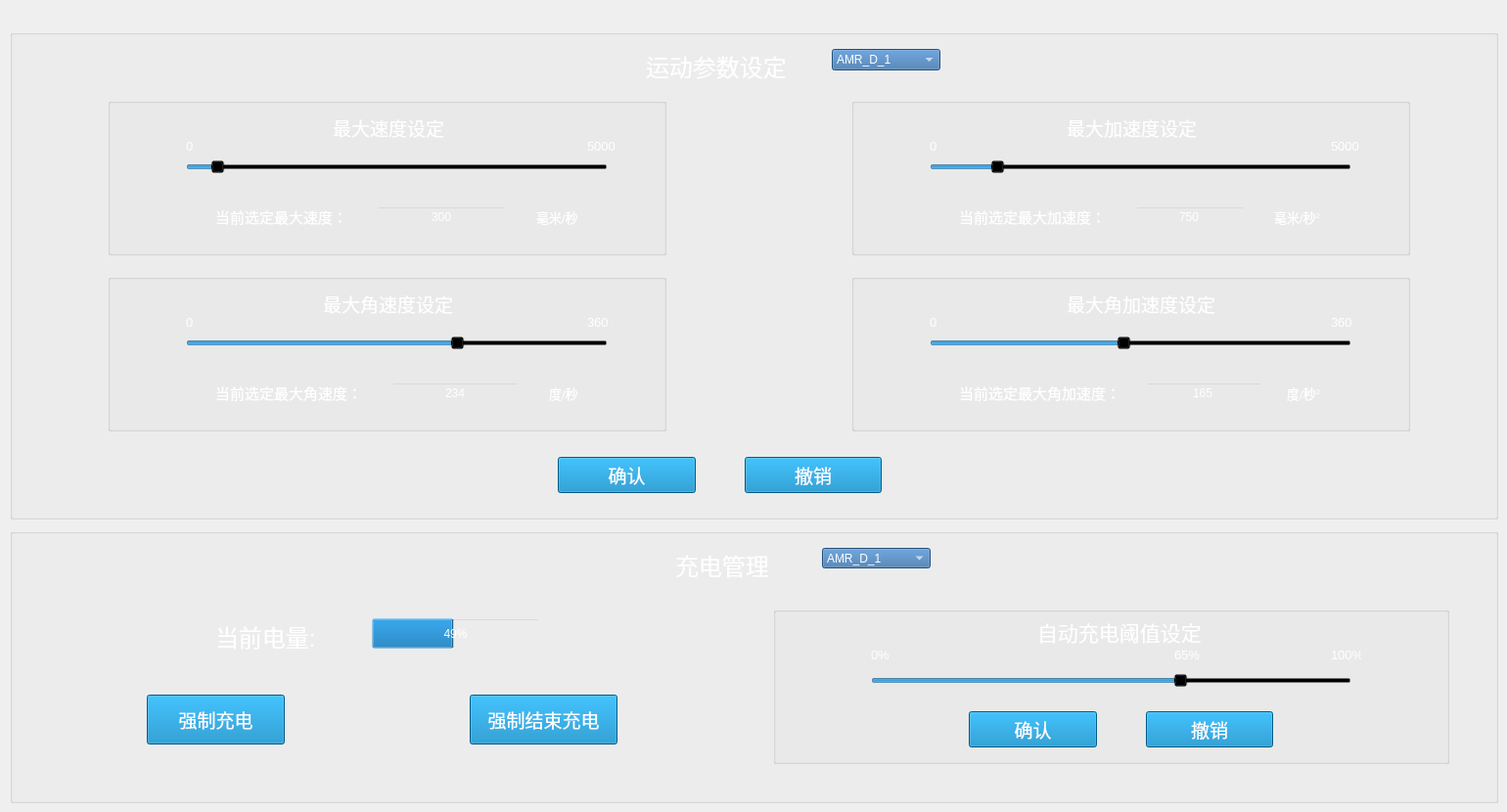
          <widget class="QWidget" name="tab_6">
           <attribute name="title">
            <string>运动参数设定</string>
           </attribute>
           <widget class="QGroupBox" name="groupBox_40">
            <property name="geometry">
             <rect>
              <x>10</x>
              <y>30</y>
              <width>1521</width>
              <height>501</height>
             </rect>
            </property>
            <property name="styleSheet">
             <string notr="true">background-color: transparent;</string>
            </property>
            <property name="title">
             <string/>
            </property>
            <widget class="QComboBox" name="comboBox_12">
             <property name="geometry">
              <rect>
               <x>840</x>
               <y>20</y>
               <width>111</width>
               <height>22</height>
              </rect>
             </property>
             <property name="styleSheet">
              <string notr="true">background-color: rgb(55, 111, 167);
color: rgb(255, 255, 255);</string>
             </property>
             <item>
              <property name="text">
               <string>AMR_D_1</string>
              </property>
             </item>
             <item>
              <property name="text">
               <string>AMR_D_2</string>
              </property>
             </item>
             <item>
              <property name="text">
               <string>AMR_S_1</string>
              </property>
             </item>
             <item>
              <property name="text">
               <string>AMR_S_2</string>
              </property>
             </item>
            </widget>
            <widget class="QLabel" name="label_246">
             <property name="geometry">
              <rect>
               <x>650</x>
               <y>20</y>
               <width>151</width>
               <height>31</height>
              </rect>
             </property>
             <property name="text">
              <string>&lt;html&gt;&lt;head/&gt;&lt;body&gt;&lt;p&gt;&lt;span style=&quot; font-size:18pt; color:#ffffff;&quot;&gt;运动参数设定&lt;/span&gt;&lt;/p&gt;&lt;/body&gt;&lt;/html&gt;</string>
             </property>
            </widget>
            <widget class="QGroupBox" name="groupBox_2">
             <property name="geometry">
              <rect>
               <x>100</x>
               <y>70</y>
               <width>571</width>
               <height>161</height>
              </rect>
             </property>
             <property name="title">
              <string/>
             </property>
             <widget class="QLabel" name="label_254">
              <property name="geometry">
               <rect>
                <x>230</x>
                <y>15</y>
                <width>121</width>
                <height>31</height>
               </rect>
              </property>
              <property name="text">
               <string>&lt;html&gt;&lt;head/&gt;&lt;body&gt;&lt;p&gt;&lt;span style=&quot; font-size:14pt; color:#ffffff;&quot;&gt;最大速度设定&lt;/span&gt;&lt;/p&gt;&lt;/body&gt;&lt;/html&gt;</string>
              </property>
             </widget>
             <widget class="QSlider" name="maxVelocity">
              <property name="geometry">
               <rect>
                <x>80</x>
                <y>55</y>
                <width>431</width>
                <height>31</height>
               </rect>
              </property>
              <property name="maximum">
               <number>5000</number>
              </property>
              <property name="value">
               <number>300</number>
              </property>
              <property name="orientation">
               <enum>Qt::Horizontal</enum>
              </property>
              <property name="tickPosition">
               <enum>QSlider::NoTicks</enum>
              </property>
             </widget>
             <widget class="QLabel" name="label_313">
              <property name="geometry">
               <rect>
                <x>80</x>
                <y>40</y>
                <width>31</width>
                <height>20</height>
               </rect>
              </property>
              <property name="text">
               <string>&lt;html&gt;&lt;head/&gt;&lt;body&gt;&lt;p&gt;&lt;span style=&quot; font-size:10pt; color:#ffffff;&quot;&gt;0&lt;/span&gt;&lt;/p&gt;&lt;/body&gt;&lt;/html&gt;</string>
              </property>
             </widget>
             <widget class="QLabel" name="label_314">
              <property name="geometry">
               <rect>
                <x>490</x>
                <y>40</y>
                <width>31</width>
                <height>20</height>
               </rect>
              </property>
              <property name="text">
               <string>&lt;html&gt;&lt;head/&gt;&lt;body&gt;&lt;p&gt;&lt;span style=&quot; font-size:10pt; color:#ffffff;&quot;&gt;5000&lt;/span&gt;&lt;/p&gt;&lt;/body&gt;&lt;/html&gt;</string>
              </property>
             </widget>
             <widget class="QWidget" name="layoutWidget">
              <property name="geometry">
               <rect>
                <x>110</x>
                <y>110</y>
                <width>371</width>
                <height>24</height>
               </rect>
              </property>
              <layout class="QHBoxLayout" name="horizontalLayout_13">
               <property name="spacing">
                <number>30</number>
               </property>
               <item>
                <widget class="QLabel" name="label_263">
                 <property name="text">
                  <string>&lt;html&gt;&lt;head/&gt;&lt;body&gt;&lt;p&gt;&lt;span style=&quot; font-size:11pt; color:#ffffff;&quot;&gt;当前选定最大速度：&lt;/span&gt;&lt;/p&gt;&lt;/body&gt;&lt;/html&gt;</string>
                 </property>
                </widget>
               </item>
               <item>
                <widget class="QLineEdit" name="show_maxVelocity">
                 <property name="styleSheet">
                  <string notr="true">color: rgb(255, 255, 255);</string>
                 </property>
                 <property name="text">
                  <string>300</string>
                 </property>
                 <property name="alignment">
                  <set>Qt::AlignCenter</set>
                 </property>
                </widget>
               </item>
               <item>
                <widget class="QLabel" name="label_300">
                 <property name="text">
                  <string>&lt;html&gt;&lt;head/&gt;&lt;body&gt;&lt;p&gt;&lt;span style=&quot; font-size:10pt; color:#ffffff;&quot;&gt;毫米/秒&lt;/span&gt;&lt;/p&gt;&lt;/body&gt;&lt;/html&gt;</string>
                 </property>
                </widget>
               </item>
              </layout>
             </widget>
            </widget>
            <widget class="QGroupBox" name="groupBox_3">
             <property name="geometry">
              <rect>
               <x>100</x>
               <y>250</y>
               <width>571</width>
               <height>161</height>
              </rect>
             </property>
             <property name="title">
              <string/>
             </property>
             <widget class="QLabel" name="label_303">
              <property name="geometry">
               <rect>
                <x>220</x>
                <y>15</y>
                <width>141</width>
                <height>31</height>
               </rect>
              </property>
              <property name="text">
               <string>&lt;html&gt;&lt;head/&gt;&lt;body&gt;&lt;p&gt;&lt;span style=&quot; font-size:14pt; color:#ffffff;&quot;&gt;最大角速度设定&lt;/span&gt;&lt;/p&gt;&lt;/body&gt;&lt;/html&gt;</string>
              </property>
             </widget>
             <widget class="QSlider" name="maxAngleVelocity">
              <property name="geometry">
               <rect>
                <x>80</x>
                <y>55</y>
                <width>431</width>
                <height>31</height>
               </rect>
              </property>
              <property name="maximum">
               <number>360</number>
              </property>
              <property name="value">
               <number>234</number>
              </property>
              <property name="orientation">
               <enum>Qt::Horizontal</enum>
              </property>
             </widget>
             <widget class="QWidget" name="layoutWidget_15">
              <property name="geometry">
               <rect>
                <x>110</x>
                <y>110</y>
                <width>371</width>
                <height>24</height>
               </rect>
              </property>
              <layout class="QHBoxLayout" name="horizontalLayout_16">
               <property name="spacing">
                <number>30</number>
               </property>
               <item>
                <widget class="QLabel" name="label_304">
                 <property name="text">
                  <string>&lt;html&gt;&lt;head/&gt;&lt;body&gt;&lt;p&gt;&lt;span style=&quot; font-size:11pt; color:#ffffff;&quot;&gt;当前选定最大角速度：&lt;/span&gt;&lt;/p&gt;&lt;/body&gt;&lt;/html&gt;</string>
                 </property>
                </widget>
               </item>
               <item>
                <widget class="QLineEdit" name="show_maxAngleVelocity">
                 <property name="styleSheet">
                  <string notr="true">color: rgb(255, 255, 255);</string>
                 </property>
                 <property name="text">
                  <string>234</string>
                 </property>
                 <property name="alignment">
                  <set>Qt::AlignCenter</set>
                 </property>
                </widget>
               </item>
               <item>
                <widget class="QLabel" name="label_305">
                 <property name="text">
                  <string>&lt;html&gt;&lt;head/&gt;&lt;body&gt;&lt;p&gt;&lt;span style=&quot; font-size:10pt; color:#ffffff;&quot;&gt;度/秒&lt;/span&gt;&lt;/p&gt;&lt;/body&gt;&lt;/html&gt;</string>
                 </property>
                </widget>
               </item>
              </layout>
             </widget>
             <widget class="QLabel" name="label_319">
              <property name="geometry">
               <rect>
                <x>490</x>
                <y>40</y>
                <width>31</width>
                <height>20</height>
               </rect>
              </property>
              <property name="text">
               <string>&lt;html&gt;&lt;head/&gt;&lt;body&gt;&lt;p&gt;&lt;span style=&quot; font-size:10pt; color:#ffffff;&quot;&gt;360&lt;/span&gt;&lt;/p&gt;&lt;/body&gt;&lt;/html&gt;</string>
              </property>
             </widget>
             <widget class="QLabel" name="label_320">
              <property name="geometry">
               <rect>
                <x>80</x>
                <y>40</y>
                <width>31</width>
                <height>20</height>
               </rect>
              </property>
              <property name="text">
               <string>&lt;html&gt;&lt;head/&gt;&lt;body&gt;&lt;p&gt;&lt;span style=&quot; font-size:10pt; color:#ffffff;&quot;&gt;0&lt;/span&gt;&lt;/p&gt;&lt;/body&gt;&lt;/html&gt;</string>
              </property>
             </widget>
            </widget>
            <widget class="QGroupBox" name="groupBox_4">
             <property name="geometry">
              <rect>
               <x>860</x>
               <y>70</y>
               <width>571</width>
               <height>161</height>
              </rect>
             </property>
             <property name="title">
              <string/>
             </property>
             <widget class="QLabel" name="label_306">
              <property name="geometry">
               <rect>
                <x>220</x>
                <y>15</y>
                <width>141</width>
                <height>31</height>
               </rect>
              </property>
              <property name="text">
               <string>&lt;html&gt;&lt;head/&gt;&lt;body&gt;&lt;p&gt;&lt;span style=&quot; font-size:14pt; color:#ffffff;&quot;&gt;最大加速度设定&lt;/span&gt;&lt;/p&gt;&lt;/body&gt;&lt;/html&gt;</string>
              </property>
             </widget>
             <widget class="QSlider" name="maxAcceleration">
              <property name="geometry">
               <rect>
                <x>80</x>
                <y>55</y>
                <width>431</width>
                <height>31</height>
               </rect>
              </property>
              <property name="maximum">
               <number>5000</number>
              </property>
              <property name="value">
               <number>750</number>
              </property>
              <property name="orientation">
               <enum>Qt::Horizontal</enum>
              </property>
             </widget>
             <widget class="QWidget" name="layoutWidget_16">
              <property name="geometry">
               <rect>
                <x>110</x>
                <y>110</y>
                <width>371</width>
                <height>24</height>
               </rect>
              </property>
              <layout class="QHBoxLayout" name="horizontalLayout_17">
               <property name="spacing">
                <number>30</number>
               </property>
               <item>
                <widget class="QLabel" name="label_307">
                 <property name="text">
                  <string>&lt;html&gt;&lt;head/&gt;&lt;body&gt;&lt;p&gt;&lt;span style=&quot; font-size:11pt; color:#ffffff;&quot;&gt;当前选定最大加速度：&lt;/span&gt;&lt;/p&gt;&lt;/body&gt;&lt;/html&gt;</string>
                 </property>
                </widget>
               </item>
               <item>
                <widget class="QLineEdit" name="show_maxAcceleration">
                 <property name="styleSheet">
                  <string notr="true">color: rgb(255, 255, 255);</string>
                 </property>
                 <property name="text">
                  <string>750</string>
                 </property>
                 <property name="alignment">
                  <set>Qt::AlignCenter</set>
                 </property>
                </widget>
               </item>
               <item>
                <widget class="QLabel" name="label_308">
                 <property name="text">
                  <string>&lt;html&gt;&lt;head/&gt;&lt;body&gt;&lt;p&gt;&lt;span style=&quot; font-size:10pt; color:#ffffff;&quot;&gt;毫米/秒&lt;/span&gt;&lt;span style=&quot; font-size:10pt; color:#ffffff; vertical-align:super;&quot;&gt;2&lt;/span&gt;&lt;/p&gt;&lt;/body&gt;&lt;/html&gt;</string>
                 </property>
                </widget>
               </item>
              </layout>
             </widget>
             <widget class="QLabel" name="label_315">
              <property name="geometry">
               <rect>
                <x>490</x>
                <y>40</y>
                <width>31</width>
                <height>20</height>
               </rect>
              </property>
              <property name="text">
               <string>&lt;html&gt;&lt;head/&gt;&lt;body&gt;&lt;p&gt;&lt;span style=&quot; font-size:10pt; color:#ffffff;&quot;&gt;5000&lt;/span&gt;&lt;/p&gt;&lt;/body&gt;&lt;/html&gt;</string>
              </property>
             </widget>
             <widget class="QLabel" name="label_316">
              <property name="geometry">
               <rect>
                <x>80</x>
                <y>40</y>
                <width>31</width>
                <height>20</height>
               </rect>
              </property>
              <property name="text">
               <string>&lt;html&gt;&lt;head/&gt;&lt;body&gt;&lt;p&gt;&lt;span style=&quot; font-size:10pt; color:#ffffff;&quot;&gt;0&lt;/span&gt;&lt;/p&gt;&lt;/body&gt;&lt;/html&gt;</string>
              </property>
             </widget>
            </widget>
            <widget class="QGroupBox" name="groupBox_5">
             <property name="geometry">
              <rect>
               <x>860</x>
               <y>250</y>
               <width>571</width>
               <height>161</height>
              </rect>
             </property>
             <property name="title">
              <string/>
             </property>
             <widget class="QLabel" name="label_309">
              <property name="geometry">
               <rect>
                <x>220</x>
                <y>15</y>
                <width>171</width>
                <height>31</height>
               </rect>
              </property>
              <property name="text">
               <string>&lt;html&gt;&lt;head/&gt;&lt;body&gt;&lt;p&gt;&lt;span style=&quot; font-size:14pt; color:#ffffff;&quot;&gt;最大角加速度设定&lt;/span&gt;&lt;/p&gt;&lt;/body&gt;&lt;/html&gt;</string>
              </property>
             </widget>
             <widget class="QSlider" name="maxAngleAcceleration">
              <property name="geometry">
               <rect>
                <x>80</x>
                <y>55</y>
                <width>431</width>
                <height>31</height>
               </rect>
              </property>
              <property name="maximum">
               <number>360</number>
              </property>
              <property name="value">
               <number>165</number>
              </property>
              <property name="orientation">
               <enum>Qt::Horizontal</enum>
              </property>
             </widget>
             <widget class="QWidget" name="layoutWidget_17">
              <property name="geometry">
               <rect>
                <x>110</x>
                <y>110</y>
                <width>371</width>
                <height>24</height>
               </rect>
              </property>
              <layout class="QHBoxLayout" name="horizontalLayout_18">
               <property name="spacing">
                <number>25</number>
               </property>
               <item>
                <widget class="QLabel" name="label_310">
                 <property name="text">
                  <string>&lt;html&gt;&lt;head/&gt;&lt;body&gt;&lt;p&gt;&lt;span style=&quot; font-size:11pt; color:#ffffff;&quot;&gt;当前选定最大角加速度：&lt;/span&gt;&lt;/p&gt;&lt;/body&gt;&lt;/html&gt;</string>
                 </property>
                </widget>
               </item>
               <item>
                <widget class="QLineEdit" name="show_maxAngleAcceleration">
                 <property name="styleSheet">
                  <string notr="true">color: rgb(255, 255, 255);</string>
                 </property>
                 <property name="text">
                  <string>165</string>
                 </property>
                 <property name="alignment">
                  <set>Qt::AlignCenter</set>
                 </property>
                </widget>
               </item>
               <item>
                <widget class="QLabel" name="label_311">
                 <property name="text">
                  <string>&lt;html&gt;&lt;head/&gt;&lt;body&gt;&lt;p&gt;&lt;span style=&quot; font-size:10pt; color:#ffffff;&quot;&gt;度/秒&lt;/span&gt;&lt;span style=&quot; font-size:10pt; color:#ffffff; vertical-align:super;&quot;&gt;2&lt;/span&gt;&lt;/p&gt;&lt;/body&gt;&lt;/html&gt;</string>
                 </property>
                </widget>
               </item>
              </layout>
             </widget>
             <widget class="QLabel" name="label_317">
              <property name="geometry">
               <rect>
                <x>490</x>
                <y>40</y>
                <width>31</width>
                <height>20</height>
               </rect>
              </property>
              <property name="text">
               <string>&lt;html&gt;&lt;head/&gt;&lt;body&gt;&lt;p&gt;&lt;span style=&quot; font-size:10pt; color:#ffffff;&quot;&gt;360&lt;/span&gt;&lt;/p&gt;&lt;/body&gt;&lt;/html&gt;</string>
              </property>
             </widget>
             <widget class="QLabel" name="label_318">
              <property name="geometry">
               <rect>
                <x>80</x>
                <y>40</y>
                <width>31</width>
                <height>20</height>
               </rect>
              </property>
              <property name="text">
               <string>&lt;html&gt;&lt;head/&gt;&lt;body&gt;&lt;p&gt;&lt;span style=&quot; font-size:10pt; color:#ffffff;&quot;&gt;0&lt;/span&gt;&lt;/p&gt;&lt;/body&gt;&lt;/html&gt;</string>
              </property>
             </widget>
            </widget>
            <widget class="QWidget" name="layoutWidget">
             <property name="geometry">
              <rect>
               <x>560</x>
               <y>430</y>
               <width>331</width>
               <height>51</height>
              </rect>
             </property>
             <layout class="QHBoxLayout" name="horizontalLayout_15" stretch="1,1">
              <property name="spacing">
               <number>50</number>
              </property>
              <item>
               <widget class="QPushButton" name="pushButton_108">
                <property name="font">
                 <font>
                  <pointsize>14</pointsize>
                 </font>
                </property>
                <property name="styleSheet">
                 <string notr="true">color: rgb(255, 255, 255);
background-color: rgb(0, 127, 190);</string>
                </property>
                <property name="text">
                 <string>确认</string>
                </property>
               </widget>
              </item>
              <item>
               <widget class="QPushButton" name="pushButton_80">
                <property name="font">
                 <font>
                  <pointsize>14</pointsize>
                 </font>
                </property>
                <property name="styleSheet">
                 <string notr="true">color: rgb(255, 255, 255);
background-color: rgb(0, 127, 190);</string>
                </property>
                <property name="text">
                 <string>撤销</string>
                </property>
               </widget>
              </item>
             </layout>
            </widget>
           </widget>
           <widget class="QGroupBox" name="groupBox_43">
            <property name="geometry">
             <rect>
              <x>10</x>
              <y>540</y>
              <width>1521</width>
              <height>281</height>
             </rect>
            </property>
            <property name="styleSheet">
             <string notr="true">background-color: transparent;</string>
            </property>
            <property name="title">
             <string/>
            </property>
            <widget class="QComboBox" name="comboBox_15">
             <property name="geometry">
              <rect>
               <x>830</x>
               <y>20</y>
               <width>111</width>
               <height>21</height>
              </rect>
             </property>
             <property name="styleSheet">
              <string notr="true">background-color: rgb(55, 111, 167);
color: rgb(255, 255, 255);</string>
             </property>
             <item>
              <property name="text">
               <string>AMR_D_1</string>
              </property>
             </item>
             <item>
              <property name="text">
               <string>AMR_D_2</string>
              </property>
             </item>
             <item>
              <property name="text">
               <string>AMR_S_1</string>
              </property>
             </item>
             <item>
              <property name="text">
               <string>AMR_S_2</string>
              </property>
             </item>
            </widget>
            <widget class="QPushButton" name="pushButton_88">
             <property name="geometry">
              <rect>
               <x>140</x>
               <y>170</y>
               <width>141</width>
               <height>51</height>
              </rect>
             </property>
             <property name="font">
              <font>
               <pointsize>14</pointsize>
              </font>
             </property>
             <property name="styleSheet">
              <string notr="true">color: rgb(255, 255, 255);
background-color: rgb(0, 127, 190);</string>
             </property>
             <property name="text">
              <string>强制充电</string>
             </property>
            </widget>
            <widget class="QLabel" name="label_249">
             <property name="geometry">
              <rect>
               <x>680</x>
               <y>20</y>
               <width>101</width>
               <height>31</height>
              </rect>
             </property>
             <property name="text">
              <string>&lt;html&gt;&lt;head/&gt;&lt;body&gt;&lt;p&gt;&lt;span style=&quot; font-size:18pt; color:#ffffff;&quot;&gt;充电管理&lt;/span&gt;&lt;/p&gt;&lt;/body&gt;&lt;/html&gt;</string>
             </property>
            </widget>
            <widget class="QLabel" name="label_262">
             <property name="geometry">
              <rect>
               <x>210</x>
               <y>90</y>
               <width>121</width>
               <height>41</height>
              </rect>
             </property>
             <property name="text">
              <string>&lt;html&gt;&lt;head/&gt;&lt;body&gt;&lt;p&gt;&lt;span style=&quot; font-size:18pt; color:#ffffff;&quot;&gt;当前电量:&lt;/span&gt;&lt;/p&gt;&lt;/body&gt;&lt;/html&gt;</string>
             </property>
            </widget>
            <widget class="QProgressBar" name="progressBar_5">
             <property name="geometry">
              <rect>
               <x>370</x>
               <y>92</y>
               <width>171</width>
               <height>31</height>
              </rect>
             </property>
             <property name="styleSheet">
              <string notr="true">color: rgb(255, 255, 255);</string>
             </property>
             <property name="value">
              <number>49</number>
             </property>
            </widget>
            <widget class="QPushButton" name="pushButton_89">
             <property name="geometry">
              <rect>
               <x>470</x>
               <y>170</y>
               <width>151</width>
               <height>51</height>
              </rect>
             </property>
             <property name="font">
              <font>
               <pointsize>14</pointsize>
              </font>
             </property>
             <property name="styleSheet">
              <string notr="true">color: rgb(255, 255, 255);
background-color: rgb(0, 127, 190);</string>
             </property>
             <property name="text">
              <string>强制结束充电</string>
             </property>
            </widget>
            <widget class="QGroupBox" name="groupBox_17">
             <property name="geometry">
              <rect>
               <x>780</x>
               <y>80</y>
               <width>691</width>
               <height>161</height>
              </rect>
             </property>
             <property name="title">
              <string/>
             </property>
             <widget class="QSlider" name="horizontalSlider_7">
              <property name="geometry">
               <rect>
                <x>100</x>
                <y>60</y>
                <width>491</width>
                <height>31</height>
               </rect>
              </property>
              <property name="maximum">
               <number>100</number>
              </property>
              <property name="value">
               <number>65</number>
              </property>
              <property name="orientation">
               <enum>Qt::Horizontal</enum>
              </property>
             </widget>
             <widget class="QLabel" name="label_312">
              <property name="geometry">
               <rect>
                <x>270</x>
                <y>10</y>
                <width>171</width>
                <height>31</height>
               </rect>
              </property>
              <property name="text">
               <string>&lt;html&gt;&lt;head/&gt;&lt;body&gt;&lt;p&gt;&lt;span style=&quot; font-size:16pt; color:#ffffff;&quot;&gt;自动充电阈值设定&lt;/span&gt;&lt;/p&gt;&lt;/body&gt;&lt;/html&gt;</string>
              </property>
             </widget>
             <widget class="QWidget" name="layoutWidget_18">
              <property name="geometry">
               <rect>
                <x>190</x>
                <y>100</y>
                <width>331</width>
                <height>51</height>
               </rect>
              </property>
              <layout class="QHBoxLayout" name="horizontalLayout_19" stretch="1,1">
               <property name="spacing">
                <number>50</number>
               </property>
               <property name="leftMargin">
                <number>10</number>
               </property>
               <property name="rightMargin">
                <number>10</number>
               </property>
               <item>
                <widget class="QPushButton" name="pushButton_112">
                 <property name="font">
                  <font>
                   <pointsize>14</pointsize>
                  </font>
                 </property>
                 <property name="styleSheet">
                  <string notr="true">color: rgb(255, 255, 255);
background-color: rgb(0, 127, 190);</string>
                 </property>
                 <property name="text">
                  <string>确认</string>
                 </property>
                </widget>
               </item>
               <item>
                <widget class="QPushButton" name="pushButton_111">
                 <property name="font">
                  <font>
                   <pointsize>14</pointsize>
                  </font>
                 </property>
                 <property name="styleSheet">
                  <string notr="true">color: rgb(255, 255, 255);
background-color: rgb(0, 127, 190);</string>
                 </property>
                 <property name="text">
                  <string>撤销</string>
                 </property>
                </widget>
               </item>
              </layout>
             </widget>
             <widget class="QLabel" name="label_321">
              <property name="geometry">
               <rect>
                <x>570</x>
                <y>40</y>
                <width>31</width>
                <height>20</height>
               </rect>
              </property>
              <property name="text">
               <string>&lt;html&gt;&lt;head/&gt;&lt;body&gt;&lt;p&gt;&lt;span style=&quot; font-size:10pt; color:#ffffff;&quot;&gt;100%&lt;/span&gt;&lt;/p&gt;&lt;/body&gt;&lt;/html&gt;</string>
              </property>
             </widget>
             <widget class="QLabel" name="label_322">
              <property name="geometry">
               <rect>
                <x>100</x>
                <y>40</y>
                <width>31</width>
                <height>20</height>
               </rect>
              </property>
              <property name="text">
               <string>&lt;html&gt;&lt;head/&gt;&lt;body&gt;&lt;p&gt;&lt;span style=&quot; font-size:10pt; color:#ffffff;&quot;&gt;0%&lt;/span&gt;&lt;/p&gt;&lt;/body&gt;&lt;/html&gt;</string>
              </property>
             </widget>
             <widget class="QLabel" name="label_323">
              <property name="geometry">
               <rect>
                <x>410</x>
                <y>40</y>
                <width>31</width>
                <height>20</height>
               </rect>
              </property>
              <property name="text">
               <string>&lt;html&gt;&lt;head/&gt;&lt;body&gt;&lt;p&gt;&lt;span style=&quot; font-size:10pt; color:#ffffff;&quot;&gt;65%&lt;/span&gt;&lt;/p&gt;&lt;/body&gt;&lt;/html&gt;</string>
              </property>
             </widget>
            </widget>
           </widget>
          </widget>
